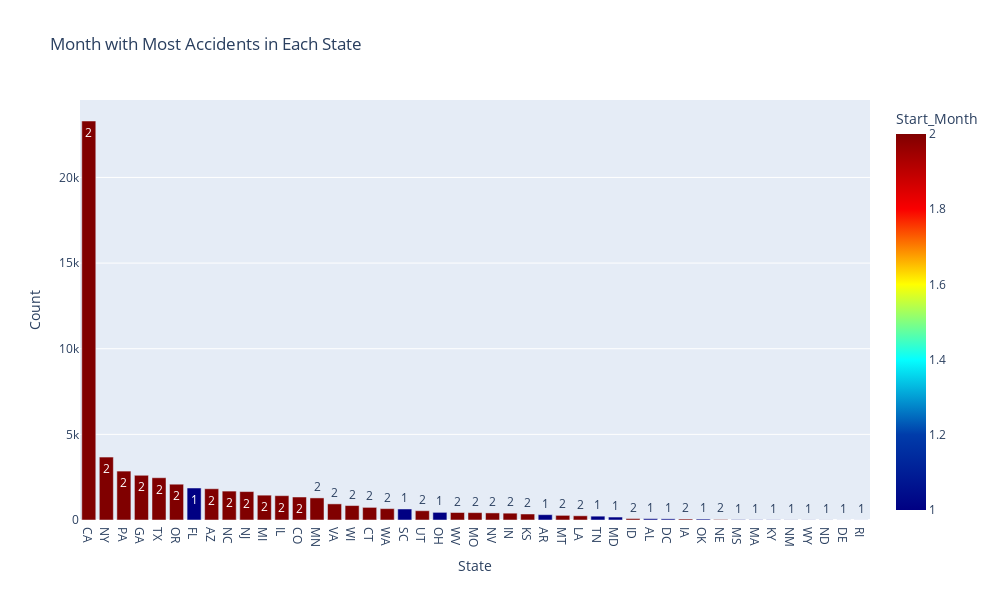

Here is the notebook cell this chart was saved with:
### Code cell
count_by_state_month = (
    df_slice
    .groupby(["State", "Start_Month"])
    .size()
    .reset_index(name="Count")
)

max_month_per_state = (
    count_by_state_month
    .loc[count_by_state_month.groupby("State")["Count"].idxmax()]
    .sort_values("Count", ascending=False)
)

fig = px.bar(
    max_month_per_state,
    x="State",
    y="Count",
    color="Start_Month",
    title="Month with Most Accidents in Each State",
    text="Start_Month",
    height=600,
    width=1000,
    color_continuous_scale='jet'
)

fig.show()

### Figure 1 — Plotly figure (JSON) as saved in the notebook; plotly's stock layout.template omitted (floating-point values rounded to 4 significant figures)
{"data": [{"hovertemplate": "State=%{x}<br>Count=%{y}<br>Start_Month=%{marker.color}<extra></extra>", "legendgroup": "", "marker": {"color": [2, 2, 2, 2, 2, 2, 1, 2, 2, 2, 2, 2, 2, 2, 2, 2, 2, 2, 1, 2, 1, 2, 2, 2, 2, 2, 1, 2, 2, 1, 1, 2, 1, 1, 2, 1, 2, 1, 1, 1, 1, 1, 1, 1, 1], "coloraxis": "coloraxis", "pattern": {"shape": ""}}, "name": "", "orientation": "v", "showlegend": false, "text": [2.0, 2.0, 2.0, 2.0, 2.0, 2.0, 1.0, 2.0, 2.0, 2.0, 2.0, 2.0, 2.0, 2.0, 2.0, 2.0, 2.0, 2.0, 1.0, 2.0, 1.0, 2.0, 2.0, 2.0, 2.0, 2.0, 1.0, 2.0, 2.0, 1.0, 1.0, 2.0, 1.0, 1.0, 2.0, 1.0, 2.0, 1.0, 1.0, 1.0, 1.0, 1.0, 1.0, 1.0, 1.0], "textposition": "auto", "type": "bar", "x": ["CA", "NY", "PA", "GA", "TX", "OR", "FL", "AZ", "NC", "NJ", "MI", "IL", "CO", "MN", "VA", "WI", "CT", "WA", "SC", "UT", "OH", "WV", "MO", "NV", "IN", "KS", "AR", "MT", "LA", "TN", "MD", "ID", "AL", "DC", "IA", "OK", "NE", "MS", "MA", "KY", "NM", "WY", "ND", "DE", "RI"], "xaxis": "x", "y": [23295, 3675, 2856, 2611, 2468, 2090, 1869, 1825, 1688, 1660, 1450, 1421, 1343, 1289, 941, 843, 737, 664, 643, 542, 446, 438, 431, 414, 399, 351, 311, 271, 246, 224, 173, 87, 78, 68, 59, 56, 31, 20, 14, 12, 9, 8, 7, 4, 4], "yaxis": "y"}], "layout": {"barmode": "relative", "coloraxis": {"colorbar": {"title": {"text": "Start_Month"}}, "colorscale": [[0, "rgb(0,0,131)"], [0.2, "rgb(0,60,170)"], [0.4, "rgb(5,255,255)"], [0.6, "rgb(255,255,0)"], [0.8, "rgb(250,0,0)"], [1, "rgb(128,0,0)"]]}, "height": 600, "legend": {"tracegroupgap": 0}, "title": {"text": "Month with Most Accidents in Each State"}, "width": 1000, "xaxis": {"anchor": "y", "domain": [0, 1], "title": {"text": "State"}}, "yaxis": {"anchor": "x", "domain": [0, 1], "title": {"text": "Count"}}}}
